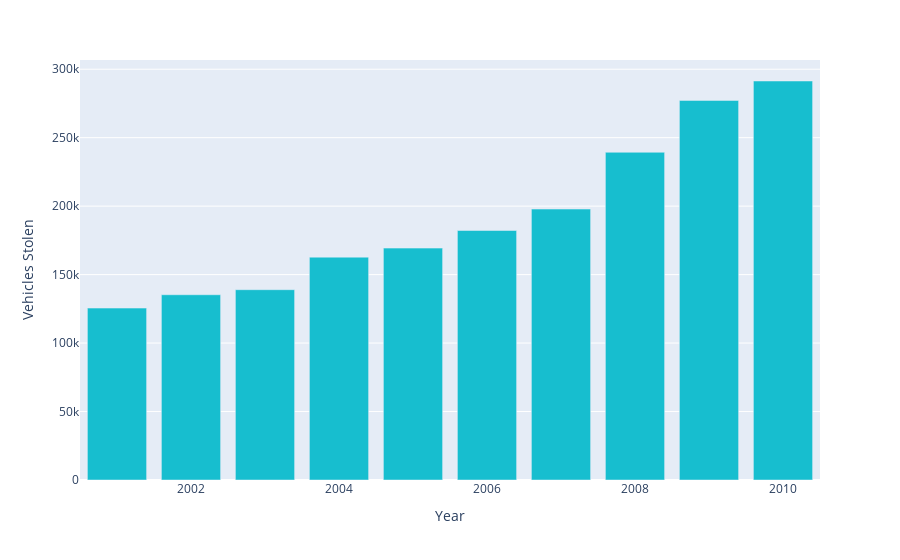

Source (notebook cell):
### Markdown cell above
### Year wise vehicles stolen <a class="anchor" id="section_3_3"></a>

### Code cell
g5 = pd.DataFrame(auto_theft.groupby(['Year'])['Auto_Theft_Stolen'].sum().reset_index())

g5.columns = ['Year','Vehicles Stolen']

fig = px.bar(g5,x='Year',y='Vehicles Stolen',color_discrete_sequence=['#17becf'])
fig.show()

### Figure 1 — Plotly figure (JSON) as saved in the notebook; plotly's stock layout.template omitted (floating-point values rounded to 4 significant figures)
{"data": [{"alignmentgroup": "True", "hovertemplate": "Year=%{x}<br>Vehicles Stolen=%{y}<extra></extra>", "legendgroup": "", "marker": {"color": "#17becf", "pattern": {"shape": ""}}, "name": "", "offsetgroup": "", "orientation": "v", "showlegend": false, "textposition": "auto", "type": "bar", "x": [2001, 2002, 2003, 2004, 2005, 2006, 2007, 2008, 2009, 2010], "xaxis": "x", "y": [125542, 135294, 138976, 162746, 169350, 182200, 197860, 239334, 277200, 291388], "yaxis": "y"}], "layout": {"barmode": "relative", "legend": {"tracegroupgap": 0}, "margin": {"t": 60}, "xaxis": {"anchor": "y", "domain": [0, 1], "title": {"text": "Year"}}, "yaxis": {"anchor": "x", "domain": [0, 1], "title": {"text": "Vehicles Stolen"}}}}
